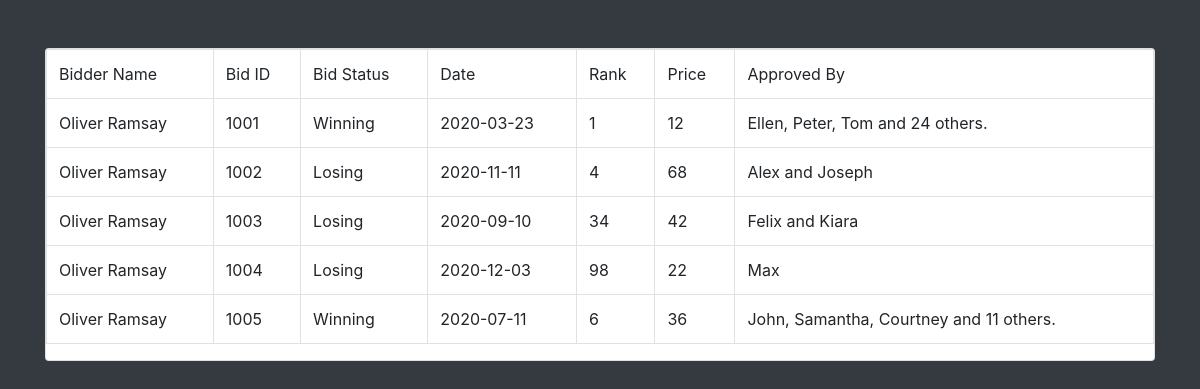
The app's page /myBid.php with its own data.
### tables this page shows
CREATE TABLE `bid` (
  `Bidder Name` varchar(40) NOT NULL,
  `Bid ID` int(11) NOT NULL,
  `Bid Status` varchar(8) NOT NULL,
  `Date` date NOT NULL,
  `Price` int(11) NOT NULL,
  `Rank` int(100) NOT NULL,
  `Approved By` varchar(50) NOT NULL
);

### myBid.php (the view, shortened to what this page needs)
<?php
    require_once("connection.php");
    $query = " select * from bid ";
    $result = mysqli_query($con,$query);
?>
<!DOCTYPE html>
<html lang="en">
<head>
    <link rel="stylesheet" a href="CSS/bootstrap.css"/>
</head>
<body class="bg-dark">
        <div class="container">
            <div class="row">
                <div class="col m-auto">
                    <div class="card mt-5">
                        <table class="table table-bordered">
                            <tr>
                                <td> Bidder Name </td>
                                <td> Bid ID </td>
                                <td> Bid Status </td>
                                <td> Date </td>
                                <td> Rank  </td>
                                <td> Price </td>
								<td> Approved By </td>
                            </tr>
                            <?php
                                    while($row=mysqli_fetch_assoc($result))
                                    {
                                        $BidderName = $row['Bidder Name'];
                                        $BidID = $row['Bid ID'];
                                        $BidStatus = $row['Bid Status'];
                                        $Date = $row['Date'];
										$Rank = $row['Rank'];
										$Price = $row['Price'];
										$ApprovedBy = $row['Approved By'];
                            ?>
                                    <tr>
                                        <td><?php echo $BidderName ?></td>
                                        <td><?php echo $BidID ?></td>
                                        <td><?php echo $BidStatus ?></td>
                                        <td><?php echo $Date ?></td>
										<td><?php echo $Rank ?></td>
										<td><?php echo $Price ?></td>
										<td><?php echo $ApprovedBy ?></td>
                                    </tr>
                            <?php
                                    }
                            ?>
                        </table>
                    </div>
                </div>
            </div>
        </div>
</body>
</html>

### records on screen
bid: Bidder Name "Oliver Ramsay", Bid ID "1001", Bid Status "Winning", Date "2020-03-23", Rank "1", Price "12", Approved By "Ellen, Peter, Tom and 24 others."
bid: Bidder Name "Oliver Ramsay", Bid ID "1002", Bid Status "Losing", Date "2020-11-11", Rank "4", Price "68", Approved By "Alex and Joseph"
bid: Bidder Name "Oliver Ramsay", Bid ID "1003", Bid Status "Losing", Date "2020-09-10", Rank "34", Price "42", Approved By "Felix and Kiara"
bid: Bidder Name "Oliver Ramsay", Bid ID "1004", Bid Status "Losing", Date "2020-12-03", Rank "98", Price "22", Approved By "Max"
bid: Bidder Name "Oliver Ramsay", Bid ID "1005", Bid Status "Winning", Date "2020-07-11", Rank "6", Price "36", Approved By "John, Samantha, Courtney and 11 others."
